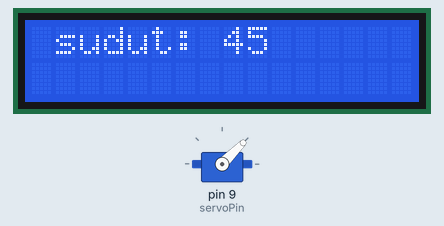
Simulated run of this sketch. Board: Arduino Uno, built with avr-gcc and run on an emulated ATmega328P. Parts: servo, 16×2 character LCD.

Above: at 0.2 s.
At 20.2 s:
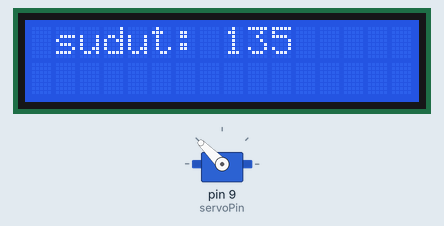
At 30.2 s:
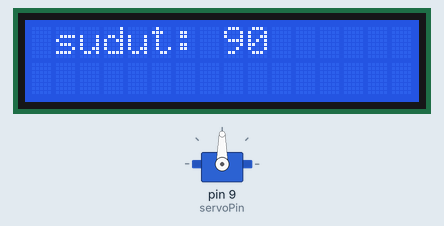
Timing chart, 0 to 121.8 s (numbered marks = the images above):
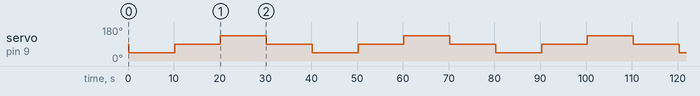

The sketch:

5_sg90_servo_lcd_iic.ino
```cpp
/*
  Freelab - Servo SG90

  Menggerakkan servo SG90 sesuai nilai PWM di Arduino

  Rangkaian:
  - Pin input SG90 ke pin 1 Arduino
  - VCC SG90 ke +5V Arduino, GND SG90 ke GND Arduino

  https://www.intorobotics.com/tutorial-how-to-control-the-tower-pro-sg90-servo-with-arduino-uno/
*/

#include <Servo.h>

int servoPin = 9;

Servo servo;

#include <Wire.h>
#include <LiquidCrystal_I2C.h>

LiquidCrystal_I2C lcd(0x27,16,2);  // set the LCD address to 0x27 for a 16 chars and 2 line display

int servoAngle = 0;   // servo position in degrees

void setup()
{
  Serial.begin(9600);
  servo.attach(servoPin);

  lcd.init();                      // initialize the lcd
  lcd.init();
  // Print a message to the LCD.
  lcd.backlight();
  lcd.setCursor(1,0);
  lcd.print("Starter Kit");
  lcd.setCursor(1,1);
  lcd.print("LCD SG90 Demo");
}


void loop()
{
//control the servo's direction and the position of the motor
   lcd.clear();
   servo.write(45);      // Turn SG90 servo Left to 45 degrees
   lcd.setCursor(1,0);
   lcd.print("sudut: ");
   lcd.setCursor(8,0);
   lcd.print("45");
   delay(10000);          // Wait 1 second
   servo.write(90);      // Turn SG90 servo back to 90 degrees (center position)
   lcd.setCursor(1,0);
   lcd.print("sudut: ");
   lcd.setCursor(8,0);
   lcd.print("90");
   delay(10000);          // Wait 1 second
   servo.write(135);     // Turn SG90 servo Right to 135 degrees
   lcd.setCursor(1,0);
   lcd.print("sudut: ");
   lcd.setCursor(8,0);
   lcd.print("135");
   delay(10000);          // Wait 1 second
   servo.write(90);      // Turn SG90 servo back to 90 degrees (center position)
   lcd.clear();
   lcd.setCursor(1,0);
   lcd.print("sudut: ");
   lcd.setCursor(8,0);
   lcd.print("90");
   delay(10000);

//end control the servo's direction and the position of the motor


//control the servo's speed

////if you change the delay value (from example change 50 to 10), the speed of the servo changes
//  for(servoAngle = 0; servoAngle < 180; servoAngle++)  //move the micro servo from 0 degrees to 180 degrees
//  {
//    servo.write(servoAngle);
//    delay(100);
//  }
//
//  for(servoAngle = 180; servoAngle > 0; servoAngle--)  //now move back the micro servo from 0 degrees to 180 degrees
//  {
//    servo.write(servoAngle);
//    delay(100);
//  }
  //end control the servo's speed
}
```

Measured:
- by itself, servo on pin 9 (servoPin): repeats every 40.0 s: 90° 10.0 s, 135° 10.0 s, 90° 10.0 s, 45° 10.0 s
- what the display in image 1 shows lasts 10.0 s, from 20.2 s to 30.2 s
